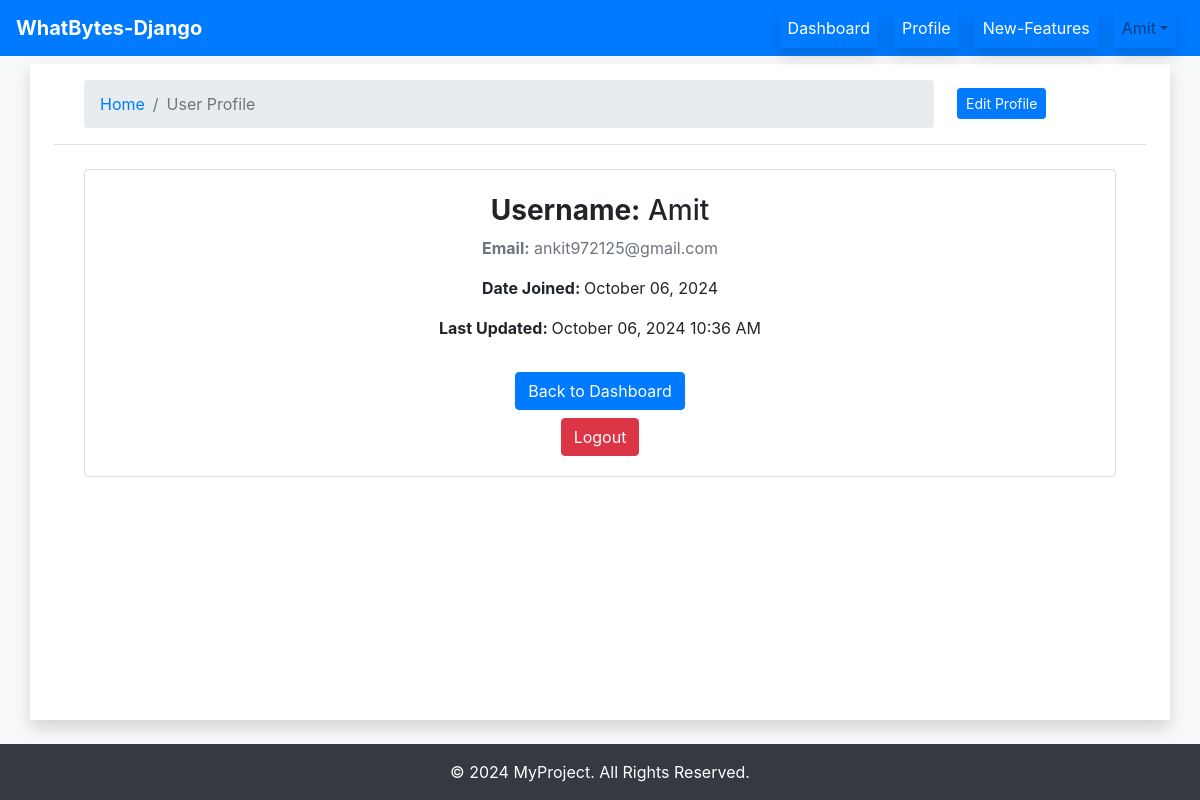
The page /profile/ (signed in) on the database as committed earlier.
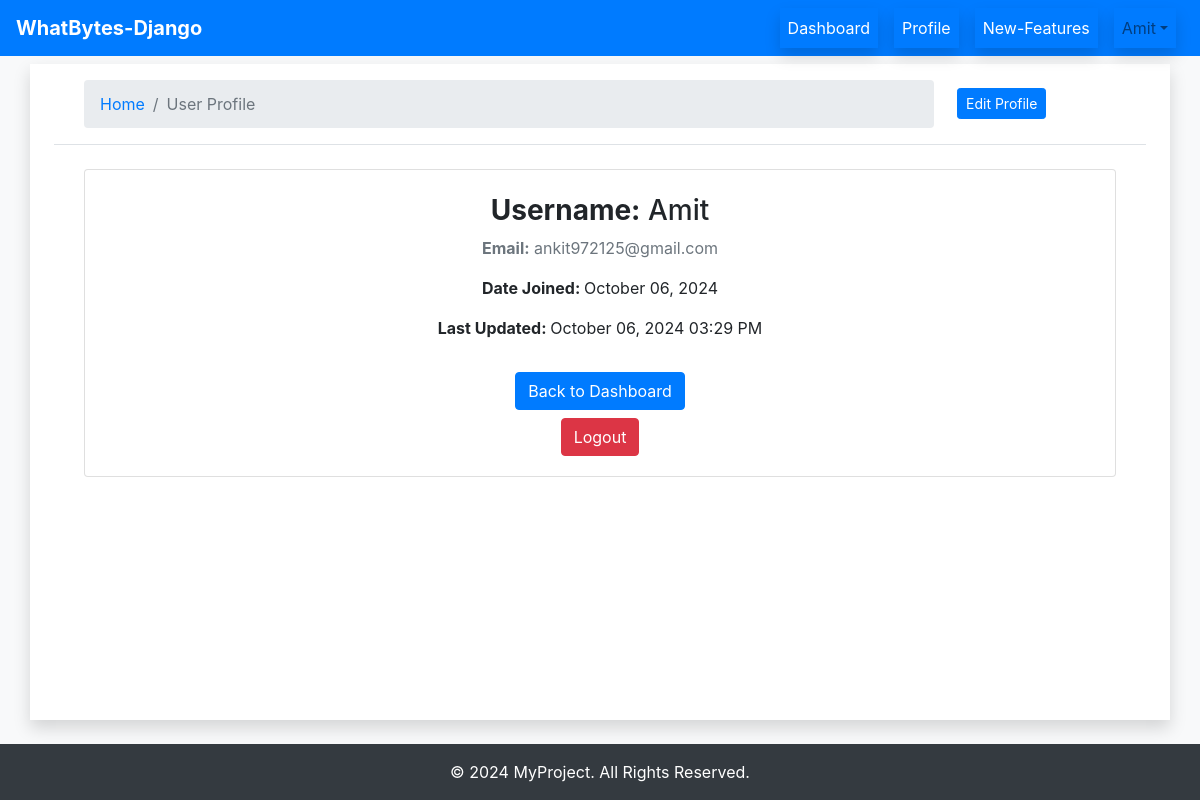
The same page on the database as committed later.
### main/models.py (models this page shows, shortened)
class Profile(models.Model):
    user = models.OneToOneField(User, on_delete=models.CASCADE)
    date_joined = models.DateTimeField(auto_now_add=True)
    last_updated = models.DateTimeField(auto_now=True)

### main/views.py (the view)
# urls.py: path('profile/', views.profile, name='profile'),
@login_required
def profile(request):
    profile = Profile.objects.get(user=request.user)
    return render(request, 'profile.html', {'profile': profile})

### main/templates/profile.html
{% extends "./base.html" %}
{% block content %}
<div id="ContentPlaceHolder1_divContainer" class="container-fluid bg-white rounded-2 px-4">
    <div class="pagetitle">
        <div class="row border-bottom">
            <div class="col-md-10 mt-2 pt-2">
                <nav class="d-flex">
                    <div class="col-md-12 ">
                        <ol class="breadcrumb">
                            <li class="breadcrumb-item"><a href="">Home</a></li>
                            <li class="breadcrumb-item active">User Profile</li>
                        </ol>
                    </div>
                    <div class="col-md-2 px-2 text-end pt-2">
                        <a href="{% url "editprofile" %}" class="btn btn-primary btn-sm">Edit Profile</a>
                     </div>
                </nav>
            </div>
        </div>
        <div class="container mt-4">
            <div class="card">
                <div class="card-body profile-card pt-4 d-flex flex-column align-items-center">
                    <h3><strong>Username:</strong> {{ profile.user.username }}</h3>
                    <p class="text-muted"><strong>Email:</strong> {{ user.email }}</p>
                    <p><strong>Date Joined: </strong>{{ profile.user.date_joined|date:"F d, Y" }}</p>
                    <p><strong>Last Updated: </strong>{{ profile.last_updated|date:"F d, Y h:i A" }}</p>
                    <a href="{% url 'dashboard' %}" class="btn btn-primary mt-3">Back to Dashboard</a>
                    <a href="{% url 'logout' %}" class="btn btn-danger mt-2">Logout</a>
                </div>
            </div>
        </div>
    </div>
</div>
{% endblock %}

### main/templates/base.html (shortened to what this page needs)
<!DOCTYPE html>
<html>
<head>
  <link href="https://stackpath.bootstrapcdn.com/bootstrap/4.5.2/css/bootstrap.min.css" rel="stylesheet">
</head>
<body class="bg-light">
  <div class="main-container">
    <nav class="navbar navbar-expand-lg navbar-light bg-primary">
      <a class="navbar-brand font-weight-bold text-white" href="#">WhatBytes-Django</a>
      <div class="collapse navbar-collapse" id="navbarNav">
        <ul class="navbar-nav ml-auto">
          {% if user.is_authenticated %}
          <li class="nav-item">
            <a class="nav-link text-white shadow mx-2" href="{% url 'dashboard' %}">Dashboard</a>
          </li>
          <li class="nav-item">
            <a class="nav-link text-white shadow mx-2" href="{% url 'profile' %}">Profile</a>
          </li>
          <li class="nav-item">
            <a class="nav-link text-white shadow mx-2" href="">New-Features</a>
          </li>
          <li class="nav-item dropdown shadow mx-2">
            <a class="nav-link dropdown-toggle d-flex align-items-center" href="#" id="navbarDropdownMenuLink" role="button" data-toggle="dropdown" aria-haspopup="true" aria-expanded="false">
              {{ request.user.username }}
            </a>
          </li>
          {% endif %}
        </ul>
      </div>
    </nav>
    <div class="container bg-white shadow content mt-2">
      {% block content %}{% endblock %}
    </div>
    <footer class="bg-dark text-white text-center py-3 mt-4">
      <p class="mb-0">&copy; 2024 MyProject. All Rights Reserved.</p>
    </footer>
  </div>
</body>
</html>

### main/templates/base.html (style rules this page uses)
html, body { height: 100%; margin: 0; }
.main-container { min-height: 100%; display: flex; flex-direction: column; }
.content { flex: 1; }

Rows that differ between the two databases and show on the page:
changed Profile "Amit": last_updated "October 06, 2024 10:36 AM" → "October 06, 2024 03:29 PM"
